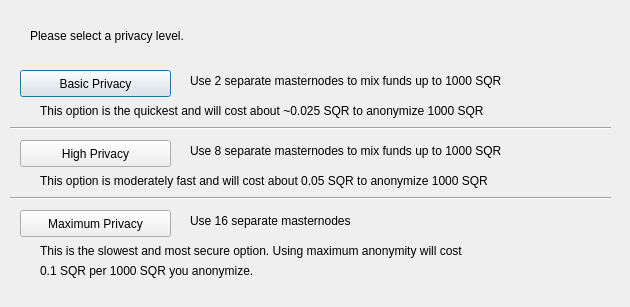
<?xml version="1.0" encoding="UTF-8"?>
<ui version="4.0">
 <class>DarksendConfig</class>
 <widget class="QDialog" name="DarksendConfig">
  <property name="geometry">
   <rect>
    <x>0</x>
    <y>0</y>
    <width>630</width>
    <height>307</height>
   </rect>
  </property>
  <property name="windowTitle">
   <string>Configure Darksend</string>
  </property>
  <widget class="QPushButton" name="buttonBasic">
   <property name="geometry">
    <rect>
     <x>20</x>
     <y>70</y>
     <width>151</width>
     <height>27</height>
    </rect>
   </property>
   <property name="text">
    <string>Basic Privacy</string>
   </property>
  </widget>
  <widget class="QPushButton" name="buttonHigh">
   <property name="geometry">
    <rect>
     <x>20</x>
     <y>140</y>
     <width>151</width>
     <height>27</height>
    </rect>
   </property>
   <property name="text">
    <string>High Privacy</string>
   </property>
  </widget>
  <widget class="QPushButton" name="buttonMax">
   <property name="geometry">
    <rect>
     <x>20</x>
     <y>210</y>
     <width>151</width>
     <height>27</height>
    </rect>
   </property>
   <property name="text">
    <string>Maximum Privacy</string>
   </property>
  </widget>
  <widget class="QLabel" name="label">
   <property name="geometry">
    <rect>
     <x>30</x>
     <y>20</y>
     <width>571</width>
     <height>31</height>
    </rect>
   </property>
   <property name="text">
    <string>Please select a privacy level.</string>
   </property>
  </widget>
  <widget class="QLabel" name="label_2">
   <property name="geometry">
    <rect>
     <x>190</x>
     <y>70</y>
     <width>421</width>
     <height>21</height>
    </rect>
   </property>
   <property name="text">
    <string>Use 2 separate masternodes to mix funds up to 1000 SQR</string>
   </property>
  </widget>
  <widget class="QLabel" name="label_3">
   <property name="geometry">
    <rect>
     <x>190</x>
     <y>140</y>
     <width>411</width>
     <height>21</height>
    </rect>
   </property>
   <property name="text">
    <string>Use 8 separate masternodes to mix funds up to 1000 SQR</string>
   </property>
  </widget>
  <widget class="QLabel" name="label_4">
   <property name="geometry">
    <rect>
     <x>190</x>
     <y>210</y>
     <width>421</width>
     <height>21</height>
    </rect>
   </property>
   <property name="text">
    <string>Use 16 separate masternodes</string>
   </property>
  </widget>
  <widget class="QLabel" name="label_6">
   <property name="geometry">
    <rect>
     <x>40</x>
     <y>100</y>
     <width>561</width>
     <height>21</height>
    </rect>
   </property>
   <property name="text">
    <string>This option is the quickest and will cost about ~0.025 SQR to anonymize 1000 SQR</string>
   </property>
  </widget>
  <widget class="QLabel" name="label_7">
   <property name="geometry">
    <rect>
     <x>40</x>
     <y>170</y>
     <width>561</width>
     <height>21</height>
    </rect>
   </property>
   <property name="text">
    <string>This option is moderately fast and will cost about 0.05 SQR to anonymize 1000 SQR</string>
   </property>
  </widget>
  <widget class="QLabel" name="label_8">
   <property name="geometry">
    <rect>
     <x>40</x>
     <y>240</y>
     <width>561</width>
     <height>21</height>
    </rect>
   </property>
   <property name="text">
    <string>This is the slowest and most secure option. Using maximum anonymity will cost</string>
   </property>
  </widget>
  <widget class="QLabel" name="label_9">
   <property name="geometry">
    <rect>
     <x>40</x>
     <y>260</y>
     <width>561</width>
     <height>21</height>
    </rect>
   </property>
   <property name="text">
    <string>0.1 SQR per 1000 SQR you anonymize.</string>
   </property>
  </widget>
  <widget class="Line" name="line">
   <property name="geometry">
    <rect>
     <x>10</x>
     <y>120</y>
     <width>601</width>
     <height>16</height>
    </rect>
   </property>
   <property name="orientation">
    <enum>Qt::Horizontal</enum>
   </property>
  </widget>
  <widget class="Line" name="line_2">
   <property name="geometry">
    <rect>
     <x>10</x>
     <y>190</y>
     <width>601</width>
     <height>16</height>
    </rect>
   </property>
   <property name="orientation">
    <enum>Qt::Horizontal</enum>
   </property>
  </widget>
 </widget>
 <resources/>
 <connections/>
</ui>
